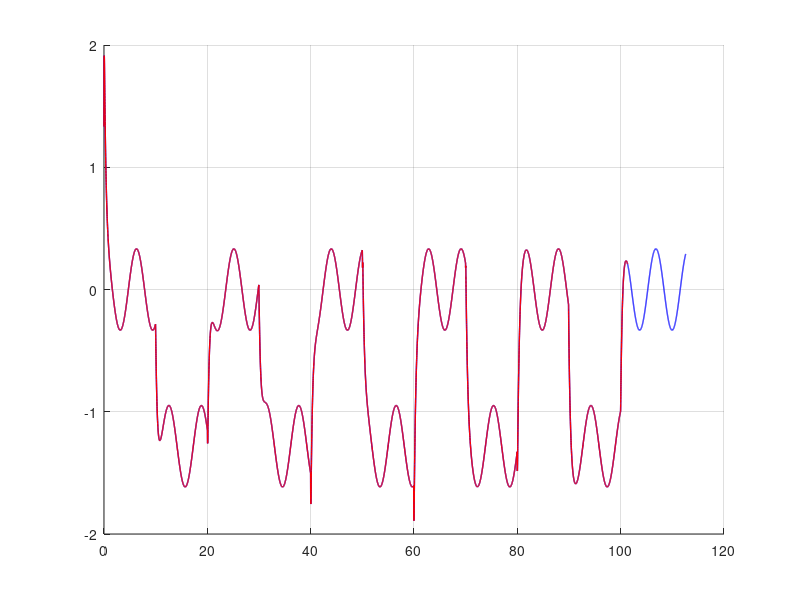
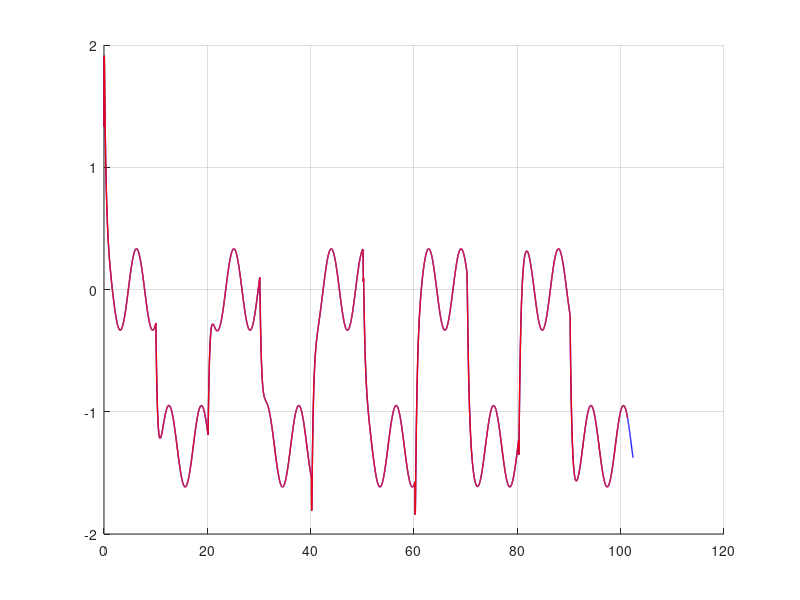
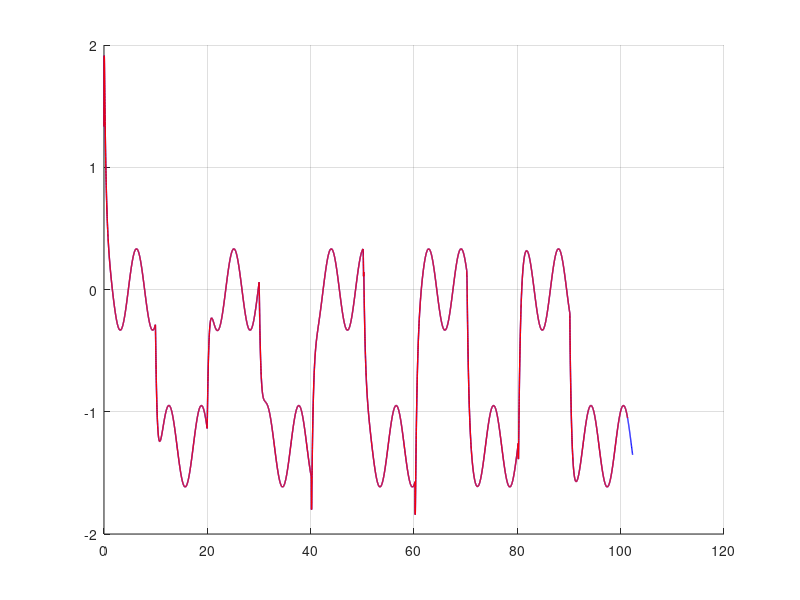
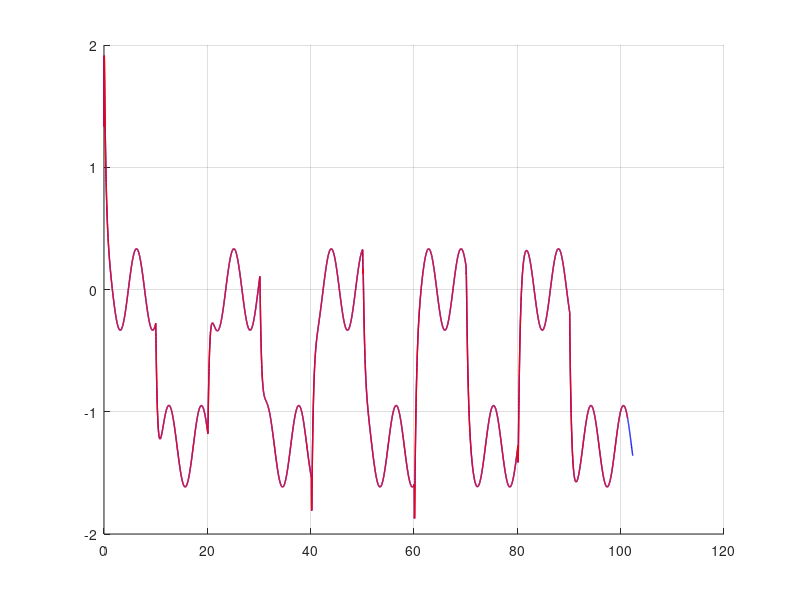

The MATLAB script that drew these images, in order:
% Load data
trace_1_seq = load("ct_test_module0.dat");
trace_2_seq = load("ct_test_module1.dat");
trace_3_seq = load("ct_test_module2.dat");
trace_4_seq = load("ct_test_module3.dat");

trace_1_par = load("ct_test_module0_par.dat");
trace_2_par = load("ct_test_module1_par.dat");
trace_3_par = load("ct_test_module2_par.dat");
trace_4_par = load("ct_test_module3_par.dat");

% trace_ctde2 = load("circuit0odeint.dat");
%  trace_ctde2 = load("circuit1.dat");

max_time = 2;

figure(1);
hold on;
grid on;    
% set(gca,'XTick',0:0.05:max_time);
% set(gca,'YTick',0:0.05:0.5);
plot(trace_1_seq(:,1), trace_1_seq (:,2), '-b', 'LineWidth', 1);
plot(trace_1_par(:,1), trace_1_par (:,2), '-r', 'LineWidth', 1);

figure(2);
hold on;
grid on;    
% set(gca,'XTick',0:0.05:max_time);
% set(gca,'YTick',0:0.05:0.5);
plot(trace_2_seq(:,1), trace_2_seq (:,2), '-b', 'LineWidth', 1);
plot(trace_2_par(:,1), trace_2_par (:,2), '-r', 'LineWidth', 1);

figure(3);
hold on;
grid on;    
% set(gca,'XTick',0:0.05:max_time);
% set(gca,'YTick',0:0.05:0.5);
plot(trace_3_seq(:,1), trace_3_seq (:,2), '-b', 'LineWidth', 1);
plot(trace_3_par(:,1), trace_3_par (:,2), '-r', 'LineWidth', 1);

figure(4);
hold on;
grid on;    
% set(gca,'XTick',0:0.05:max_time);
% set(gca,'YTick',0:0.05:0.5);
plot(trace_4_seq(:,1), trace_4_seq (:,2), '-b', 'LineWidth', 1);
plot(trace_4_par(:,1), trace_4_par (:,2), '-r', 'LineWidth', 1);

% plot(trace_ctde2(:,1), trace_ctde2(:,2), '-or', 'LineWidth', 2);

% // figure(2);
% // hold on;
% // grid on;    
% // set(gca,'XTick',0:0.05:max_time);
% // set(gca,'YTick',0:0.05:0.5);
% // axis([0 max_time -0.002 0.502]);
% // plot(trace_ctde2(:,1), trace_ctde2(:,2), '-or', 'LineWidth', 2);

drawnow();

input("Press enter to exit");